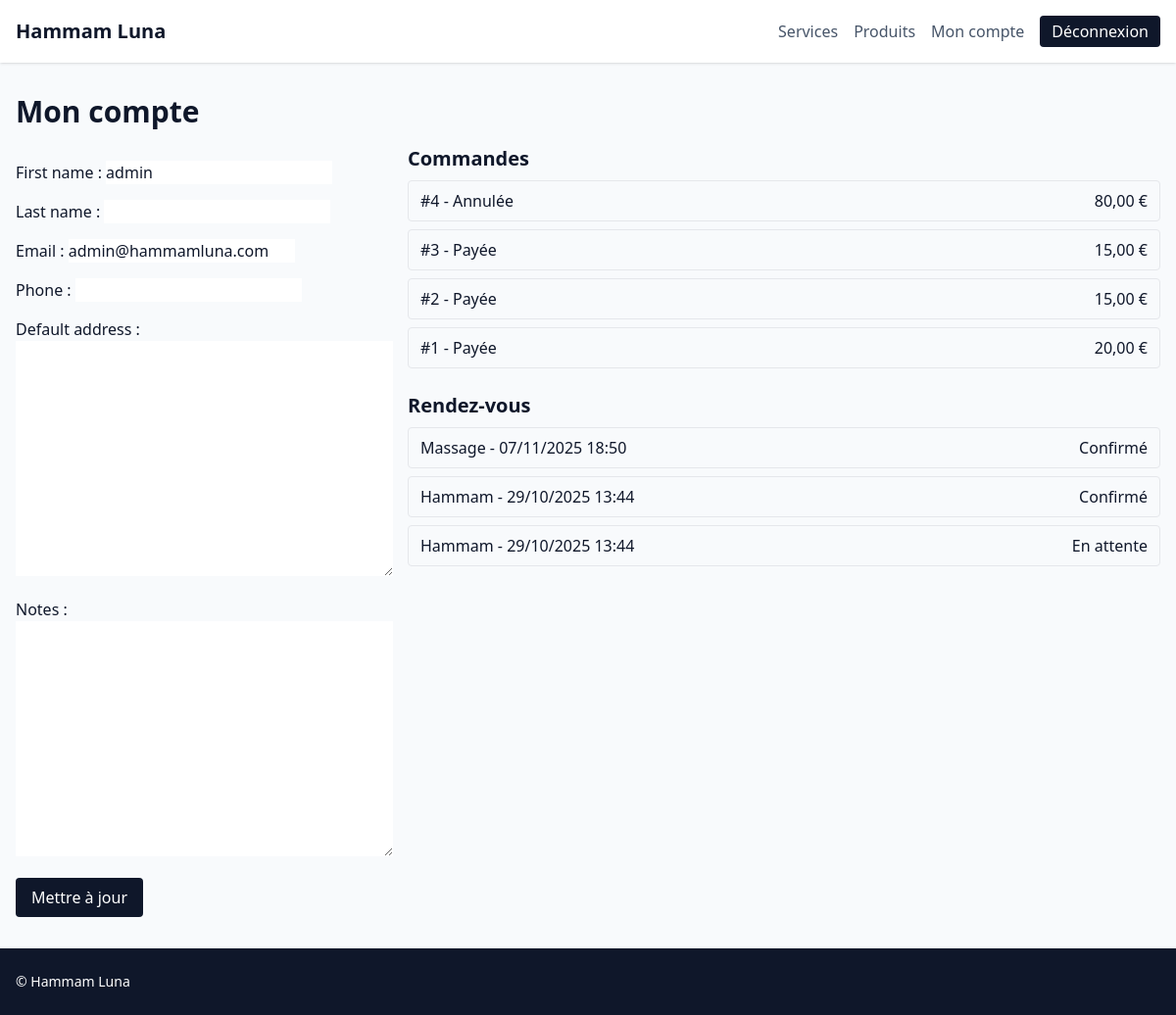
The app's page /profil/ (signed in) with its own data.
### apps/customers/models.py (models this page shows, shortened)
class Customer(TimeStampedModel):
    user = models.OneToOneField(settings.AUTH_USER_MODEL, null=True, blank=True, on_delete=models.SET_NULL, related_name="customer")
    first_name = models.CharField(max_length=120)
    last_name = models.CharField(max_length=120, blank=True)
    email = models.EmailField(unique=True)
    phone = models.CharField(max_length=30, blank=True)
    default_address = models.TextField(blank=True)
    notes = models.TextField(blank=True)
    class Meta:
        ordering = ["first_name", "last_name"]

### apps/orders/models.py (models this page shows, shortened)
class Order(TimeStampedModel):
    class Status(models.TextChoices):
        CART = "cart", "Panier"
        PENDING = "pending", "En attente"
        PAID = "paid", "Payée"
        SHIPPED = "shipped", "Expédiée"
        COMPLETED = "completed", "Terminée"
        CANCELED = "canceled", "Annulée"
    customer = models.ForeignKey("customers.Customer", on_delete=models.CASCADE, related_name="orders")
    status = models.CharField(max_length=20, choices=Status.choices, default=Status.CART)
    total = models.DecimalField(max_digits=10, decimal_places=2, default=Decimal("0.00"))
    currency = models.CharField(max_length=10, default="EUR")
    class Meta:
        ordering = ["-created_at"]

### apps/booking/models.py (models this page shows, shortened)
class Appointment(TimeStampedModel):
    class Status(models.TextChoices):
        PENDING = "pending", "En attente"
        CONFIRMED = "confirmed", "Confirmé"
        DONE = "done", "Terminé"
        NO_SHOW = "no_show", "Absent"
        CANCELED = "canceled", "Annulé"
    customer = models.ForeignKey("customers.Customer", on_delete=models.CASCADE, related_name="appointments")
    service = models.ForeignKey("catalog.Service", on_delete=models.CASCADE, related_name="appointments")
    provider = models.ForeignKey("people.Provider", on_delete=models.CASCADE, related_name="appointments")
    start_at = models.DateTimeField()
    end_at = models.DateTimeField()
    status = models.CharField(max_length=20, choices=Status.choices, default=Status.PENDING)
    notes = models.TextField(blank=True)
    class Meta:
        ordering = ["-start_at"]
        unique_together = ("provider", "start_at")

### apps/catalog/models.py (models this page shows, shortened)
class Service(TimeStampedModel):
    name = models.CharField(max_length=255)
    description = models.TextField(blank=True)
    duration_min = models.PositiveIntegerField()
    base_price = models.DecimalField(max_digits=8, decimal_places=2)
    is_active = models.BooleanField(default=True)
    provider = models.ForeignKey("people.Provider", null=True, blank=True, on_delete=models.SET_NULL, related_name="services")
    class Meta:
        ordering = ["name"]

### apps/core/front_views.py (the view)
# urls.py: path("profil/", front_views.profile, name="profile"),
@login_required
def profile(request: HttpRequest) -> HttpResponse:
    customer, _ = Customer.objects.get_or_create(user=request.user, defaults={
        "first_name": request.user.first_name or request.user.username,
        "email": request.user.email or "",
    })
    if request.method == "POST":
        form = CustomerProfileForm(request.POST, instance=customer)
        if form.is_valid():
            form.save()
            messages.success(request, "Profil mis à jour")
            return redirect("front:profile")
    else:
        form = CustomerProfileForm(instance=customer)
    orders = customer.orders.select_related("customer").all()
    appointments = customer.appointments.select_related("service", "provider").all()
    return render(request, "front/profile.html", {"form": form, "orders": orders, "appointments": appointments})

### apps/customers/forms.py
class CustomerProfileForm(forms.ModelForm):
    class Meta:
        model = Customer
        fields = (
            "first_name",
            "last_name",
            "email",
            "phone",
            "default_address",
            "notes",
        )

### apps/core/context_processors.py (called while the page is built)
def settings_context(_request):
    return {
        "TWO_FACTOR_ENABLED": settings.TWO_FACTOR_ENABLED,
        "SITE_NAME": "Hammam Luna",
    }

### templates/front/profile.html (shortened to what this page needs)
{% extends "base.html" %}
{% block content %}
<h1 class="text-3xl font-semibold mb-4">Mon compte</h1>
<div class="grid gap-8 lg:grid-cols-3">
    <section class="lg:col-span-1">
        <form method="post" class="space-y-4">
            {{ form.as_p }}
            <button class="bg-slate-900 text-white px-4 py-2 rounded">Mettre à jour</button>
        </form>
    </section>
    <section class="lg:col-span-2 space-y-6">
        <div>
            <h2 class="text-xl font-semibold mb-2">Commandes</h2>
            <ul class="space-y-2">
                {% for order in orders %}
                    <li class="flex justify-between border rounded px-3 py-2">
                        <span>#{{ order.id }} - {{ order.get_status_display }}</span>
                        <span>{{ order.total }} €</span>
                    </li>
                {% empty %}
                    <li>Aucune commande.</li>
                {% endfor %}
            </ul>
        </div>
        <div>
            <h2 class="text-xl font-semibold mb-2">Rendez-vous</h2>
            <ul class="space-y-2">
                {% for appointment in appointments %}
                    <li class="flex justify-between border rounded px-3 py-2">
                        <span>{{ appointment.service.name }} - {{ appointment.start_at|date:"d/m/Y H:i" }}</span>
                        <span>{{ appointment.get_status_display }}</span>
                    </li>
                {% empty %}
                    <li>Aucun rendez-vous.</li>
                {% endfor %}
            </ul>
        </div>
    </section>
</div>
{% endblock %}

### records on screen
Customer: first_name "admin", email "admin@hammamluna.com"
Order: id "4", status "Annulée", total "80,00"
Order: id "3", status "Payée", total "15,00"
Order: id "2", status "Payée", total "15,00"
Order: id "1", status "Payée", total "20,00"
Appointment: service.name "Massage", start_at "07/11/2025 18:50", status "Confirmé"
Appointment: service.name "Hammam", start_at "29/10/2025 13:44", status "Confirmé"
Appointment: service.name "Hammam", start_at "29/10/2025 13:44", status "En attente"
